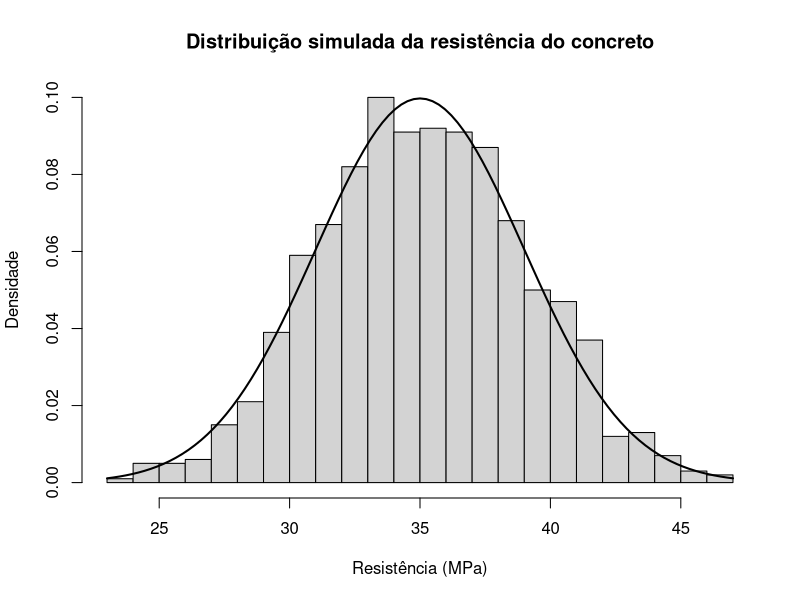
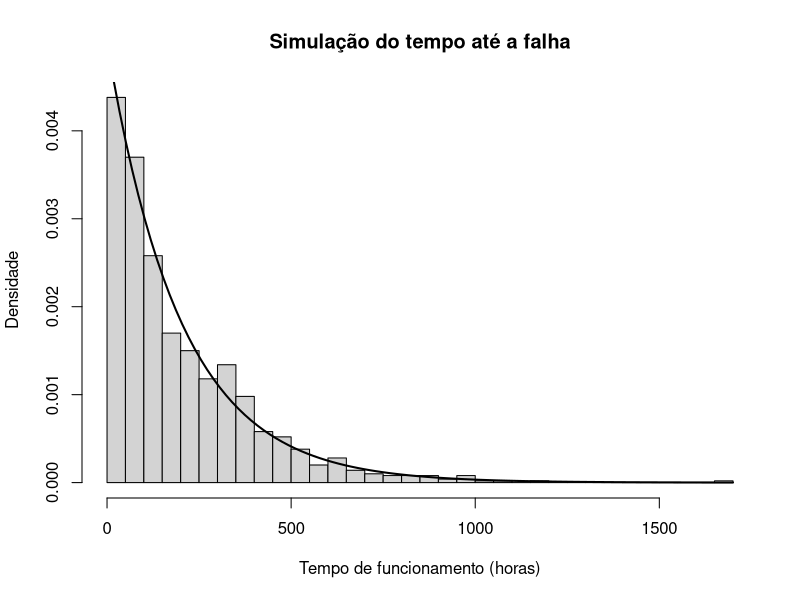
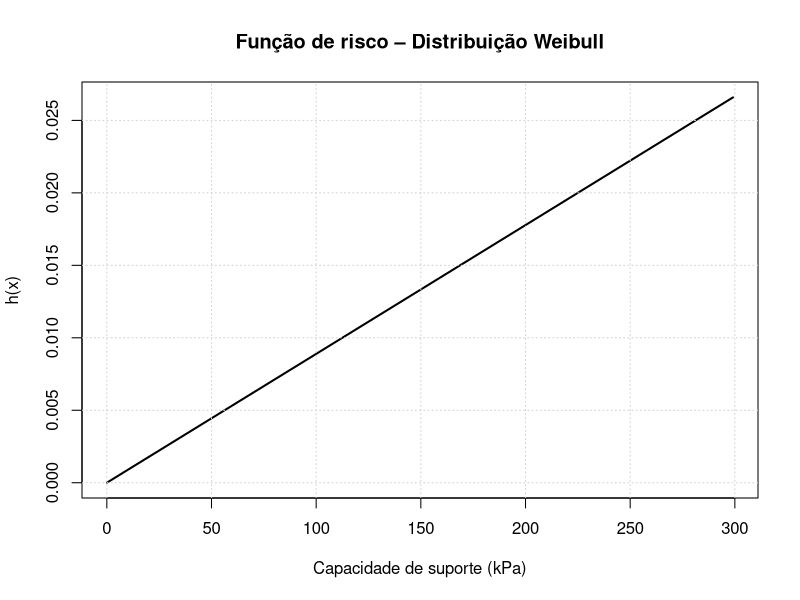
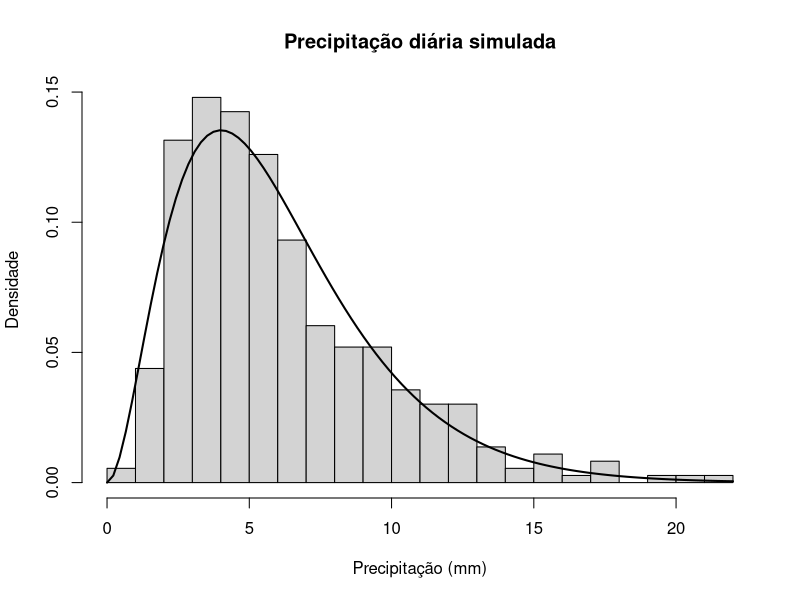
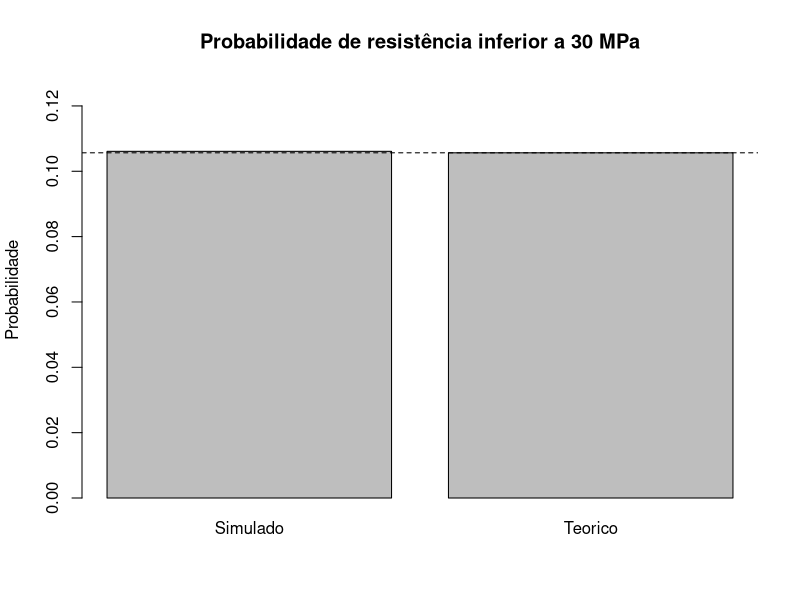

The R source for these figures, in order:
## ---- chunk 1
tabela_distribuicoes <- data.frame(
  Aplicacao = c(
    "Resistência do concreto",
    "Estacas defeituosas",
    "Fissuras no túnel",
    "Falha da betoneira",
    "Capacidade do solo",
    "Precipitação"
  ),
  
  Distribuicao = c(
    "Normal",
    "Binomial",
    "Poisson",
    "Exponencial",
    "Weibull",
    "Gama"
  ),
  
  Parametros = c(
    "μ = 35 MPa; σ = 4 MPa",
    "n = 15; p = 0,08",
    "λ = 2,5 fissuras/km",
    "média = 200 h",
    "forma = 2; escala = 150 kPa",
    "forma = 3; taxa = 0,5"
  )
)

knitr::kable(
  tabela_distribuicoes,
  caption = "Distribuições de probabilidade e parâmetros utilizados",
  align = c("l", "c", "l")
)
## ---- chunk 2
#| label: normal-calculos
#| echo: true

mu <- 35
sigma <- 4

# Probabilidade de resistência inferior a 30 MPa
prob_menor_30 <- pnorm(q = 30, mean = mu, sd = sigma)

# Probabilidade entre 32 e 38 MPa
prob_32_38 <- diff(
  pnorm(c(32, 38), mean = mu, sd = sigma)
)

# Percentil de 5%
percentil_05 <- qnorm(
  p = 0.05,
  mean = mu,
  sd = sigma
)

# Distribuição da média para n = 10
n <- 10
dp_media <- sigma / sqrt(n)

prob_media_33 <- pnorm(
  q = 33,
  mean = mu,
  sd = dp_media
)

tabela_normal <- data.frame(
  Analise = c(
    "P(X < 30)",
    "P(32 < X < 38)",
    "Percentil de 5%",
    "P(X̄ < 33)"
  ),
  Resultado = c(
    prob_menor_30,
    prob_32_38,
    percentil_05,
    prob_media_33
  )
)

knitr::kable(
  tabela_normal,
  digits = 4,
  caption = "Resultados da distribuição Normal"
)
## ---- chunk 3
#| label: normal-simulacao
#| echo: true

set.seed(321)

resistencia_sim <- rnorm(
  n = 1000,
  mean = mu,
  sd = sigma
)

hist(
  resistencia_sim,
  breaks = 20,
  probability = TRUE,
  main = "Distribuição simulada da resistência do concreto",
  xlab = "Resistência (MPa)",
  ylab = "Densidade"
)

curve(
  dnorm(x, mean = mu, sd = sigma),
  add = TRUE,
  lwd = 2
)
## ---- chunk 4
#| label: binomial-calculos
#| echo: true

total_estacas <- 15
prob_defeito <- 0.08

# Nenhuma estaca defeituosa
p_zero <- dbinom(
  x = 0,
  size = total_estacas,
  prob = prob_defeito
)

# No máximo duas defeituosas
p_ate_2 <- pbinom(
  q = 2,
  size = total_estacas,
  prob = prob_defeito
)

# Quatro ou mais defeituosas
p_4_mais <- 1 - pbinom(
  q = 3,
  size = total_estacas,
  prob = prob_defeito
)

# Esperança e variância
media_bin <- total_estacas * prob_defeito

variancia_bin <- total_estacas *
  prob_defeito *
  (1 - prob_defeito)

resultado_bin <- data.frame(
  Medida = c(
    "P(X = 0)",
    "P(X <= 2)",
    "P(X >= 4)",
    "Esperança",
    "Variância"
  ),
  Valor = c(
    p_zero,
    p_ate_2,
    p_4_mais,
    media_bin,
    variancia_bin
  )
)

knitr::kable(
  resultado_bin,
  digits = 4,
  caption = "Resultados da distribuição Binomial"
)
## ---- chunk 5
#| label: binomial-simulacao
#| echo: true

set.seed(321)

lotes_simulados <- rbinom(
  n = 500,
  size = total_estacas,
  prob = prob_defeito
)

freq_simulada <- prop.table(
  table(lotes_simulados)
)

freq_simulada
## ---- chunk 6
#| label: poisson
#| echo: true

lambda <- 2.5

# Nenhuma fissura em 1 km
p_sem_fissura <- dpois(
  x = 0,
  lambda = lambda
)

# Três ou mais fissuras
p_3_mais <- 1 - ppois(
  q = 2,
  lambda = lambda
)

# Entre uma e quatro fissuras
p_1_4 <- sum(
  dpois(1:4, lambda = lambda)
)

# Exatamente cinco fissuras em 2 km
lambda_2km <- lambda * 2

p_5_em_2km <- dpois(
  x = 5,
  lambda = lambda_2km
)

# Esperança e variância
esperanca_pois <- lambda
variancia_pois <- lambda

resultado_poisson <- data.frame(
  Analise = c(
    "P(X = 0)",
    "P(X >= 3)",
    "P(1 <= X <= 4)",
    "P(X = 5) em 2 km",
    "Esperança",
    "Variância"
  ),
  Resultado = c(
    p_sem_fissura,
    p_3_mais,
    p_1_4,
    p_5_em_2km,
    esperanca_pois,
    variancia_pois
  )
)

knitr::kable(
  resultado_poisson,
  digits = 4,
  caption = "Resultados da distribuição Poisson"
)
## ---- chunk 7
#| label: exponencial
#| echo: true

tempo_medio <- 200
taxa <- 1 / tempo_medio

# Equipamento durar mais de 250 horas
p_acima_250 <- 1 - pexp(
  q = 250,
  rate = taxa
)

# Falhar antes de 100 horas
p_antes_100 <- pexp(
  q = 100,
  rate = taxa
)

# Tempo mediano
tempo_mediano <- qexp(
  p = 0.50,
  rate = taxa
)

# Mais 100 horas após já operar 150 h
p_mais_100 <- pexp(
  q = 100,
  rate = taxa,
  lower.tail = FALSE
)

resultado_exp <- data.frame(
  Medida = c(
    "P(T > 250)",
    "P(T < 100)",
    "Mediana",
    "P(mais 100 h | já operou 150 h)"
  ),
  Resultado = c(
    p_acima_250,
    p_antes_100,
    tempo_mediano,
    p_mais_100
  )
)

knitr::kable(
  resultado_exp,
  digits = 4,
  caption = "Resultados da distribuição Exponencial"
)
## ---- chunk 8
#| label: exponencial-simulacao
#| echo: true

set.seed(321)

falhas_sim <- rexp(
  n = 1000,
  rate = taxa
)

hist(
  falhas_sim,
  probability = TRUE,
  breaks = 25,
  main = "Simulação do tempo até a falha",
  xlab = "Tempo de funcionamento (horas)",
  ylab = "Densidade"
)

curve(
  dexp(x, rate = taxa),
  add = TRUE,
  lwd = 2
)
## ---- chunk 9
#| label: weibull
#| echo: true

k <- 2
escala <- 150

# Capacidade inferior a 100 kPa
p_inferior_100 <- pweibull(
  q = 100,
  shape = k,
  scale = escala
)

# Capacidade entre 120 e 200 kPa
p_120_200 <- diff(
  pweibull(
    c(120, 200),
    shape = k,
    scale = escala
  )
)

# Percentil 90
q90 <- qweibull(
  p = 0.90,
  shape = k,
  scale = escala
)

# Média
media_weib <- escala *
  gamma(1 + 1/k)

# Variância e desvio padrão
var_weib <- escala^2 *
  (gamma(1 + 2/k) -
     gamma(1 + 1/k)^2)

dp_weib <- sqrt(var_weib)

resultado_weibull <- data.frame(
  Medida = c(
    "P(X < 100)",
    "P(120 < X < 200)",
    "Percentil 90",
    "Média",
    "Desvio padrão"
  ),
  Resultado = c(
    p_inferior_100,
    p_120_200,
    q90,
    media_weib,
    dp_weib
  )
)

knitr::kable(
  resultado_weibull,
  digits = 4,
  caption = "Resultados da distribuição Weibull"
)
## ---- chunk 10
#| label: weibull-hazard
#| echo: true

capacidade <- seq(
  from = 0.1,
  to = 300,
  by = 1
)

risco <- (k / escala) *
  (capacidade / escala)^(k - 1)

plot(
  capacidade,
  risco,
  type = "l",
  lwd = 2,
  main = "Função de risco – Distribuição Weibull",
  xlab = "Capacidade de suporte (kPa)",
  ylab = "h(x)"
)

grid()
## ---- chunk 11
#| label: gama
#| echo: true

alpha <- 3
beta <- 0.5

# Chuva superior a 10 mm
p_chuva_10 <- pgamma(
  q = 10,
  shape = alpha,
  rate = beta,
  lower.tail = FALSE
)

# Chuva entre 5 e 15 mm
p_chuva_5_15 <- diff(
  pgamma(
    c(5, 15),
    shape = alpha,
    rate = beta
  )
)

# Percentil 95
chuva_p95 <- qgamma(
  p = 0.95,
  shape = alpha,
  rate = beta
)

# Esperança e variância
media_gama <- alpha / beta
var_gama <- alpha / beta^2

resultado_gama <- data.frame(
  Medida = c(
    "P(X > 10)",
    "P(5 < X < 15)",
    "Percentil 95",
    "Esperança",
    "Variância"
  ),
  Resultado = c(
    p_chuva_10,
    p_chuva_5_15,
    chuva_p95,
    media_gama,
    var_gama
  )
)

knitr::kable(
  resultado_gama,
  digits = 4,
  caption = "Resultados da distribuição Gama"
)
## ---- chunk 12
#| label: gama-simulacao
#| echo: true

set.seed(321)

chuva_sim <- rgamma(
  n = 365,
  shape = alpha,
  rate = beta
)

hist(
  chuva_sim,
  probability = TRUE,
  breaks = 20,
  main = "Precipitação diária simulada",
  xlab = "Precipitação (mm)",
  ylab = "Densidade"
)

curve(
  dgamma(
    x,
    shape = alpha,
    rate = beta
  ),
  add = TRUE,
  lwd = 2
)
## ---- chunk 13
#| label: monte-carlo
#| echo: true

set.seed(321)

numero_sim <- 10000

mc_concreto <- rnorm(
  n = numero_sim,
  mean = 35,
  sd = 4
)

# Resultado obtido pela simulação
prob_mc <- mean(
  mc_concreto < 30
)

# Resultado teórico
prob_teorica <- pnorm(
  q = 30,
  mean = 35,
  sd = 4
)

# Diferença entre os resultados
diferenca <- abs(
  prob_mc - prob_teorica
)

comparacao_mc <- data.frame(
  Metodo = c(
    "Monte Carlo",
    "Distribuição Normal teórica",
    "Diferença absoluta"
  ),
  Resultado = c(
    prob_mc,
    prob_teorica,
    diferenca
  )
)

knitr::kable(
  comparacao_mc,
  digits = 5,
  caption = "Comparação entre Monte Carlo e resultado teórico"
)
## ---- chunk 14
#| label: grafico-monte-carlo
#| echo: true

valores <- c(
  Simulado = prob_mc,
  Teorico = prob_teorica
)

barplot(
  valores,
  ylim = c(0, max(valores) * 1.20),
  ylab = "Probabilidade",
  main = "Probabilidade de resistência inferior a 30 MPa"
)

abline(
  h = prob_teorica,
  lty = 2
)
## ---- chunk 15
#| label: sintese
#| echo: true

resumo_final <- data.frame(
  Aplicacao = c(
    "Concreto",
    "Estacas",
    "Fissuras",
    "Betoneira",
    "Solo",
    "Precipitação"
  ),
  
  Distribuicao = c(
    "Normal",
    "Binomial",
    "Poisson",
    "Exponencial",
    "Weibull",
    "Gama"
  ),
  
  Indicador = c(
    "P(X < 30 MPa)",
    "P(X <= 2)",
    "P(X >= 3)",
    "P(T > 250 h)",
    "P(X < 100 kPa)",
    "P(X > 10 mm)"
  ),
  
  Probabilidade = c(
    prob_menor_30,
    p_ate_2,
    p_3_mais,
    p_acima_250,
    p_inferior_100,
    p_chuva_10
  )
)

knitr::kable(
  resumo_final,
  digits = 4,
  caption = "Síntese dos principais resultados probabilísticos"
)
